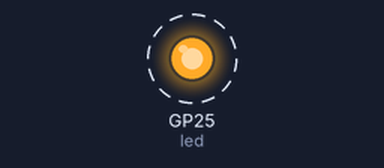
The program below on a simulated Raspberry Pi Pico running MicroPython. Shown: output pins drawn as LEDs (lit = HIGH). Dashed ring = blinking.

Above: at 0.2 s.
Timing chart, 0 to 3.0 s (numbered marks = the images above):
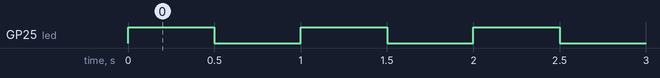

The program:

blink.py
```python
import machine
import time

# Set up the onboard LED (GPIO 25) as an output
led = machine.Pin(25, machine.Pin.OUT)

while True:
    led.value(1)    # Turn LED on
    time.sleep(0.5) # Wait for 0.5 seconds
    led.value(0)    # Turn LED off
    time.sleep(0.5) # Wait for 0.5 seconds
```

Measured:
- by itself, GP25 (led): alternates HIGH for 0.50 s and LOW for 0.50 s
